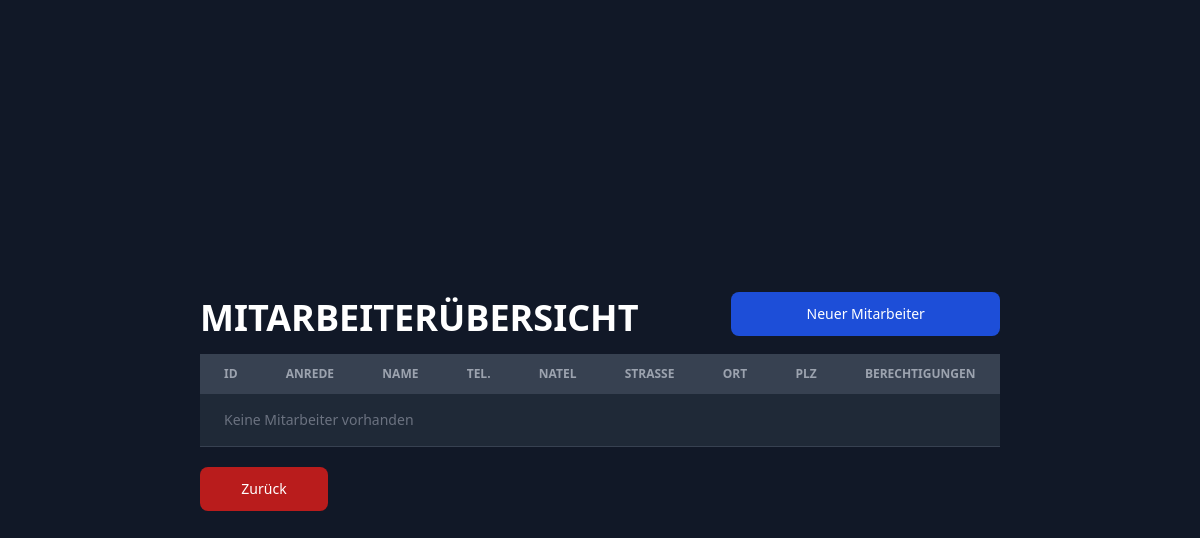
The app's page /staff/index.php, older data.
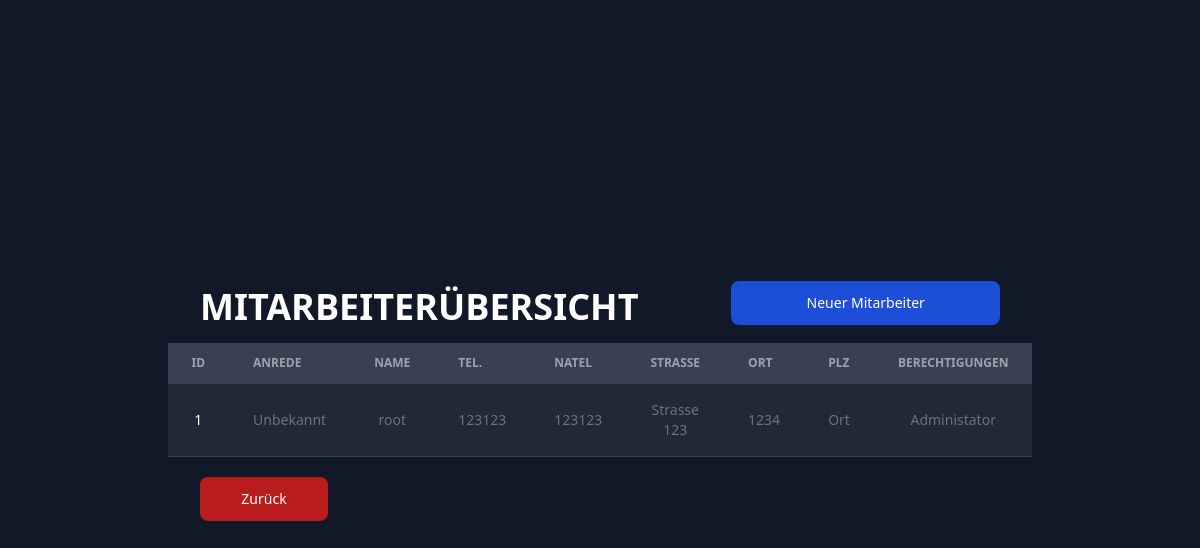
The same page, newer data.
### tables this page shows
CREATE TABLE IF NOT EXISTS users (
                                     u_id INT PRIMARY KEY AUTO_INCREMENT,
                                     anrede ENUM('Herr', 'Frau', 'Unbekannt') NOT NULL DEFAULT 'Unbekannt',
                                     name VARCHAR(25) NOT NULL UNIQUE,
                                     pw VARCHAR(128) NOT NULL,
                                     tel VARCHAR(20) NOT NULL,
                                     phone VARCHAR(20) NOT NULL,
                                     adresse VARCHAR(40) NOT NULL,
                                     plz SMALLINT NOT NULL,
                                     ort VARCHAR(40) NOT NULL,
                                     berechtigungen ENUM('Mitarbeiter', 'Bereichsleiter', 'Administator') NOT NULL DEFAULT 'Mitarbeiter'
);

### src/staff/index.php (the view, shortened to what this page needs)
<!DOCTYPE html>
<html lang="de">
<head>
    <link rel="stylesheet" href="https://cdnjs.cloudflare.com/ajax/libs/tailwindcss/2.2.19/tailwind.min.css">
</head>
<body class="bg-gray-900 flex items-center justify-center h-screen">
    <div class="w-full">
        <div class="flex flex-1 w-2/3 mx-auto items-center">
            <h1 class="w-full mx-auto uppercase text-4xl font-bold py-4 text-white">Mitarbeiterübersicht</h1>
            <button onclick="location.href='add/'" type="button" class="w-96 text-white bg-blue-700 hover:bg-blue-800 font-medium rounded-lg text-sm px-5 py-3 mb-2 dark:bg-blue-600 dark:hover:bg-blue-700 focus:outline-none dark:focus:ring-blue-800">Neuer Mitarbeiter</button>
        </div>
        <table class="w-2/3 mx-auto text-sm text-left text-gray-500 text-gray-400">
            <thead class="text-xs dark:text-gray-700 uppercase dark:bg-gray-50 bg-gray-700 text-gray-400">
                <tr>
                    <th scope="col" class="px-6 py-3">ID</th>
                    <th scope="col" class="px-6 py-3">Anrede</th>
                    <th scope="col" class="px-6 py-3">Name</th>
                    <th scope="col" class="px-6 py-3">Tel.</th>
                    <th scope="col" class="px-6 py-3">Natel</th>
                    <th scope="col" class="px-6 py-3">Strasse</th>
                    <th scope="col" class="px-6 py-3">Ort</th>
                    <th scope="col" class="px-6 py-3">PLZ</th>
                    <th scope="col" class="px-6 py-3">Berechtigungen</th>
                </tr>
            </thead>
            <tbody>
                <tr class="bg-white border-b bg-gray-800 border-gray-700">
                    <?php
                    require '../php/include/db.php';
                    $stmt = $conn->prepare("SELECT * FROM users");
                    $stmt->execute();
                    if ($stmt->rowCount() > 0) {
                        foreach ($stmt as $row) {
                            echo "<tr class='bg-white border-b bg-gray-800 border-gray-700 text-center'>";
                            echo "<th scope='row' class='tx-6 py-4 font-medium dark:text-gray-900 whitespace-nowrap text-white'>" . $row['u_id'] . "</th>";
                            echo "<td class='px-6 py-4'>" . $row['anrede'] . "</td>";
                            echo "<td class='px-6 py-4'>" . $row['name'] . "</td>";
                            echo "<td class='px-6 py-4' id='phone'>" . $row['tel'] . "</td>";
                            echo "<td class='px-6 py-4' id='phone'>" . $row['phone'] . "</td>";
                            echo "<td class='px-6 py-4'>" . $row['adresse'] . "</td>";
                            echo "<td class='px-6 py-4'>" . $row['plz'] . "</td>";
                            echo "<td class='px-6 py-4'>" . $row['ort'] . "</td>";
                            echo "<td class='px-6 py-4'>" . $row['berechtigungen'] . "</td>";
                            echo "</tr>";
                        }
                    } else {
                        echo "<td class='bg-white border-b bg-gray-800 border-gray-700 px-6 py-4' colspan='9'>Keine Mitarbeiter vorhanden</td>";
                    }
                    ?>
                </tr>
            </tbody>
        </table>
        <div class="flex flex-1 w-2/3 mx-auto items-center">
            <button onclick="location.href='../'" type="button" class="w-32 mt-5 text-white bg-red-700 hover:bg-red-800 font-medium rounded-lg text-sm px-5 py-3 mr-2 mb-2 dark:bg-red-600 dark:hover:bg-red-700 focus:outline-none dark:focus:ring-red-800">
                Zurück
            </button>
        </div>
    </div>
</body>
</html>

Row changes from the older to the newer data that the page shows:
added users: u_id "1", anrede "Unbekannt", name "root", tel "123123", phone "123123", adresse "Strasse 123", plz "1234", ort "Ort", berechtigungen "Administator"
Text that changed along with them:
text no longer shown: "Keine Mitarbeiter vorhanden"
